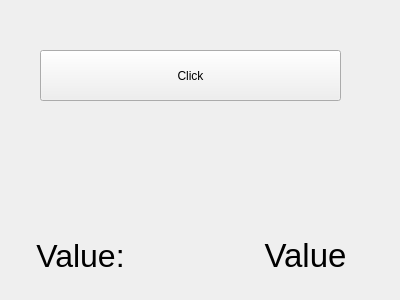
<?xml version="1.0" encoding="UTF-8"?>
<ui version="4.0">
 <class>Widget</class>
 <widget class="QWidget" name="Widget">
  <property name="geometry">
   <rect>
    <x>0</x>
    <y>0</y>
    <width>400</width>
    <height>300</height>
   </rect>
  </property>
  <property name="windowTitle">
   <string>Form</string>
  </property>
  <widget class="QPushButton" name="pushButton">
   <property name="geometry">
    <rect>
     <x>40</x>
     <y>50</y>
     <width>301</width>
     <height>51</height>
    </rect>
   </property>
   <property name="text">
    <string>Click</string>
   </property>
  </widget>
  <widget class="QLabel" name="label">
   <property name="geometry">
    <rect>
     <x>0</x>
     <y>210</y>
     <width>161</width>
     <height>91</height>
    </rect>
   </property>
   <property name="font">
    <font>
     <pointsize>24</pointsize>
    </font>
   </property>
   <property name="text">
    <string>Value:</string>
   </property>
   <property name="alignment">
    <set>Qt::AlignCenter</set>
   </property>
  </widget>
  <widget class="QLabel" name="value_label">
   <property name="geometry">
    <rect>
     <x>210</x>
     <y>210</y>
     <width>191</width>
     <height>91</height>
    </rect>
   </property>
   <property name="font">
    <font>
     <pointsize>25</pointsize>
    </font>
   </property>
   <property name="text">
    <string>Value</string>
   </property>
   <property name="alignment">
    <set>Qt::AlignCenter</set>
   </property>
  </widget>
 </widget>
 <resources/>
 <connections/>
</ui>
